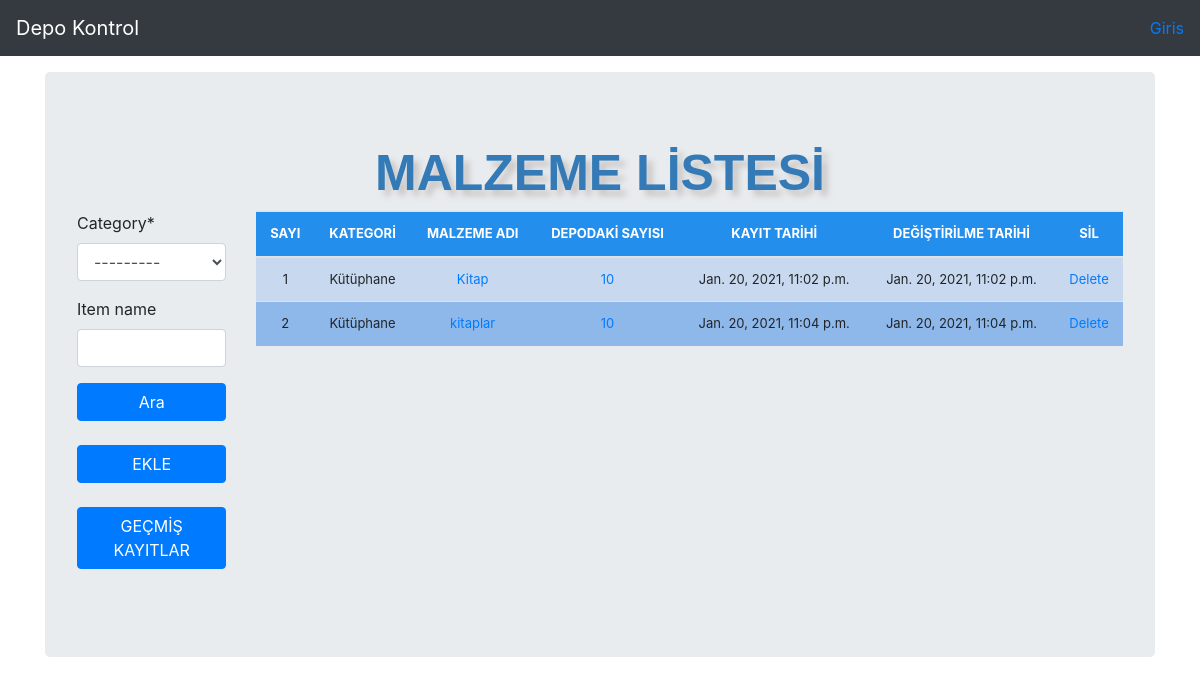
The app's page /list_item/ with its own data.
### stocsSystem/models.py (models this page shows, shortened)
class Stock(models.Model):
	category = models.ForeignKey(Category, on_delete=models.CASCADE)
	item_name = models.CharField(max_length=50, blank=True, null=True)
	quantity = models.IntegerField(default='0', blank=True, null=True)
	receive_quantity = models.IntegerField(default='0', blank=True, null=True)
	receive_by = models.CharField(max_length=50, blank=True, null=True)
	issue_quantity = models.IntegerField(default='0', blank=True, null=True)
	issue_by = models.CharField(max_length=50, blank=True, null=True)
	issue_to = models.CharField(max_length=50, blank=True, null=True)
	phone_number = models.CharField(max_length=50, blank=True, null=True)
	created_by = models.CharField(max_length=50, blank=True, null=True)
	reorder_level = models.IntegerField(default='0', blank=True, null=True)
	last_updated = models.DateTimeField(auto_now_add=False, auto_now=True)
	timestamp = models.DateTimeField(auto_now_add=True, auto_now=False)
	export_to_CSV = models.BooleanField(default=False)

class Category(models.Model):
	name = models.CharField(max_length=50, blank=True, null=True)
	def __str__(self):
		return self.name

### stocsSystem/views.py (the view, shortened to what this page needs)
# urls.py: path('list_item/', views.list_item, name='list_item'),
def list_item(request):
	header = 'MALZEME LİSTESİ'
	form = StockSearchForm(request.POST or None)
	queryset = Stock.objects.all()
	context = {
		"header": header,
		"queryset": queryset,
		"form": form,
	}
	return render(request, "list_item.html", context)

### stocsSystem/forms.py
class StockSearchForm(forms.ModelForm):
   class Meta:
     model = Stock
     fields = ['category', 'item_name']

### templates/list_item.html (shortened to what this page needs)
{% load static %}
{% load crispy_forms_tags %}
<!DOCTYPE html>
  <head>
      <link href="{% static 'css/stylesheet.css' %}" rel="stylesheet">
      <link href="{% static 'css/bootstrap.min.css' %}" rel="stylesheet">
   <link href="{% static 'css/navbar-top-fixed.css' %}" rel="stylesheet">
  </head>
  <body>
   {% include 'navbar.html' %}
<main role="main" class="container">
  <div class="jumbotron">
    <div class="header">{{header}}</div>
 <div class="row">
 <div class="col-sm-2">
      <form method='POST' action=''>{% csrf_token %}
        {{form|crispy}}
        <input class="btn btn-primary mybutton" type="submit" value='Ara'/>
      </form><br>
      <a href="/add_items"><div class="btn btn-primary mybutton">EKLE</div></a><br><br>
      <a href="/list_history"><div class="btn btn-primary mybutton">GEÇMİŞ KAYITLAR</div></a><br>
      <br>
  </div>
     <div class="col-sm-10">
	 <table class='table'>
        <thead>
          <tr>
            <th>SAYI</th>
            <th>KATEGORİ</th>
            <th>MALZEME ADI</th>
            <th>DEPODAKİ SAYISI</th>
              <th>KAYIT TARİHİ</th>
              <th>DEĞİŞTİRİLME TARİHİ</th>
              <th>SİL</th>
          </tr>
        </thead>
      {% for instance in queryset %}
          <tr>
            <td>{{forloop.counter}}</td>
            <td>{{instance.category}}</td>
            <td><a href="{% url 'update_items' instance.id %}">{{instance.item_name}}</a></td>
           <td><a href="{% url 'stock_detail' instance.id %}">{{instance.quantity}}</a></td>
              <td>{{instance.timestamp}}</td>
              <td>{{instance.last_updated}}</td>
            <td><a href="{% url 'delete_items' instance.id %}">Delete</a></td>
          </tr>
      {% endfor %}
    </table>
</div>
 </div>
  </div>
</main>
      </body>
</html>

### templates/navbar.html (shortened to what this page needs)
 <nav class="navbar navbar-expand-md navbar-dark fixed-top bg-dark">
  <a class="navbar-brand" href="/">Depo Kontrol</a>
  <div class="collapse navbar-collapse" id="navbarCollapse">
     <ul class="navbar-nav">
        {% if request.user.is_authenticated %}
        <li><a href="/accounts/logout"><button class="btn btn-danger">{{ user }} | Çıkış</button></a></li>
        {% else %}
        <li><a href="/accounts/login">Giris</a></li>
        {% endif %}
    </ul>
  </div>
</nav>

### stocsSystem/static/css/stylesheet.css (style rules this page uses)
body { background-color: #dfffe8; }
.table { font-size: 13px; text-align: center; width: 95%; margin: auto; text-align: center; }
.table tr:nth-child(odd) { background: #c8d8ef }
.table tr:nth-child(even) { background: #8eb7ea }
th { background-color: #238eec; color: white; }
.mybutton { width: 100%; }
.header { font-family: helvetica; color: #337ab7; font-size: 50px; text-align: center; width: 100%; text-shadow: 6px 6px 6px #c9c6c6; display: block; font-weight: bolder; }

### stocsSystem/static/css/navbar-top-fixed.css (style rules this page uses)
body { min-height: 75rem; padding-top: 4.5rem; }

### records on screen
Stock: category "Kütüphane", item_name "Kitap", quantity "10", timestamp "Jan. 20, 2021, 11:02 p.m.", last_updated "Jan. 20, 2021, 11:02 p.m."
Stock: category "Kütüphane", item_name "kitaplar", quantity "10", timestamp "Jan. 20, 2021, 11:04 p.m.", last_updated "Jan. 20, 2021, 11:04 p.m."

### other values on screen
{{ header }} "MALZEME LİSTESİ"
